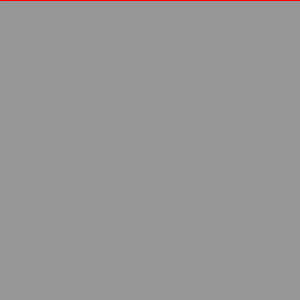
Frame 1 (no input)
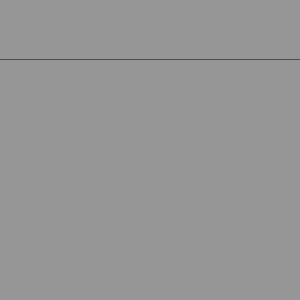
Frame 60 (the mouse pressed at the canvas centre just before this capture)
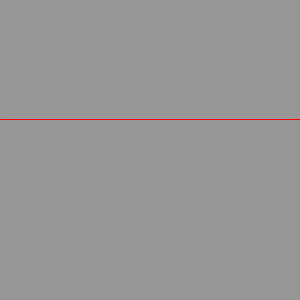
Frame 120 (the mouse held since frame 60 and released just before this capture)

The Processing sketch that drew these frames (run headless with seeded random() and noise(); from frame 60 on, the mouse is pressed at the canvas centre):

// Processing sketch: red_line
// ── red_line.pde
/***************************************************************
* Description: This sketch will draw a red line accross the    *
*              area in a loop                                  *        
* Created By : Bruno Pinheiro Valim                            *
* Due Date   : April, 7 2019                                   *
* Course     : COMP-1029                                       *
***************************************************************/
//declaring y as 0 to start the line at the top
int y = 0;
//setting area size
void setup()
{
  size(300,300);
}

//sets the background color, and when the line reaches the maximum height, sets "y" to 0 again
void draw()
{
  background(150);
  if(y <= 300)
  {
    stroke(#FF0000);
    line(0,y,300,y);
    
    y = y + 1;
  }
  else
  {
  y = 0;
  }
}
